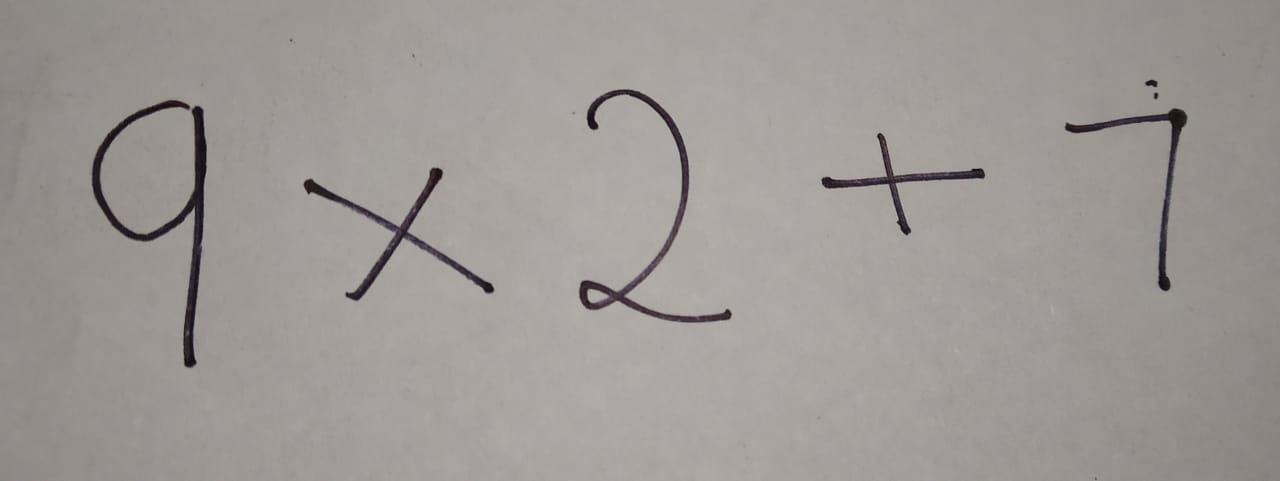
#> input picture numbers1.jpg, 1280 x 481 px
$ jupyter execute --allow-errors 'Math Eqs.ipynb'
#> lines starting #> are read from the running program, lines starting #| are printed output that depends on the picture; after the words box and inside, x2 and y2 are one past the last pixel; in counts of white or black regions, pixels touching at a corner belong together
[cell 1]
import tensorflow as tf
import cv2
import numpy as np
import matplotlib.pyplot as plt

[cell 2]
# Function to remove any unnecessory small blobs
def remove_small_contours(rects):
    for i, (x,y,w,h) in enumerate(rects):
        if w*h < 50 :
            rects.pop(i)
    return rects

[cell 3]
def label(one_hot_arr):
    labels = '+ - 0 1 2 3 4 5 6 7 8 9 / *'.split()
    index = np.argmax(one_hot_arr)
    return labels[index]

[cell 4]
img = cv2.imread("numbers1.jpg")
#> img is the input picture: shape (481, 1280, 3); mean B, G, R 149.6, 152.8, 158.3
img = cv2.resize(img, (256,256), interpolation=cv2.INTER_AREA)
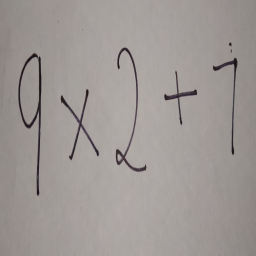
#> img: shape (256, 256, 3); mean B, G, R 149.6, 152.8, 158.3
gray = cv2.cvtColor(img, cv2.COLOR_BGR2GRAY)

# The images in the dataset have white background and black color for the digtis
# However its much more efficient to find contours on an image with BLACK BACKGROUND
# so we threshold the image in both BINARY(black img, white bg) and BINARY_INV(white img, black bg) and
# detect contours on "threshInv" and perform model prediction on "thresh"
_, threshInv = cv2.threshold(gray, 120, 255, cv2.THRESH_BINARY_INV)
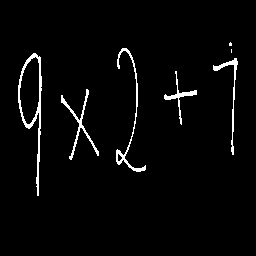
#> threshInv: shape (256, 256); 2.9% white in thin lines or dots, all inside (x1, y1, x2, y2) = (18, 42, 238, 196)
_, thresh = cv2.threshold(gray,120, 255, cv2.THRESH_BINARY)
contours, _ = cv2.findContours(threshInv, cv2.RETR_EXTERNAL, cv2.CHAIN_APPROX_SIMPLE)
#> contours = 7 contours, 2 with area under 20; largest, box (x1, y1, x2, y2) and area: (18, 53, 42, 196) 1404, (116, 48, 146, 172) 256, (61, 89, 99, 160) 218, (213, 58, 238, 155) 162, (164, 71, 197, 125) 145

preprocessed_digits = []

# Put all the rectangle coordinates of the contours in a list
rects = []
for c in contours:
    rects.append(cv2.boundingRect(c))
#> this loop made 7 passes
#> c on pass 5: [[231, 49], [231, 52]]
#> after the loop, rects = [(61, 89, 38, 71), (164, 71, 33, 54), (213, 58, 25, 97), (18, 53, 24, 143), (231, 49, 1, 4), (116, 48, 30, 124), (229, 42, 3, 4)]

# remove small blobs if any
processed_contours = remove_small_contours(rects)
#> the loop in remove_small_contours, `for i, (x,y,w,h) in enumerate(rects):` made 6 passes
#> after the loop in remove_small_contours, `for i, (x,y,w,h) in enumerate(rects):`: rects = [(61, 89, 38, 71), (164, 71, 33, 54), (213, 58, 25, 97), (18, 53, 24, 143), (116, 48, 30, 124)]
#> processed_contours has the same summary as rects in remove_small_contours
# sort the contours from left to right so that the model predicts the digtis/operators in order
sorted_contours = sorted(processed_contours)
#> sorted_contours = [(18, 53, 24, 143), (61, 89, 38, 71), (116, 48, 30, 124), (164, 71, 33, 54), (213, 58, 25, 97)]

for (x,y,w,h) in sorted_contours:
    cv2.rectangle(img, (x,y), (x+w,y+h), (0,255,0), 2)
    # extract the digit
    digit = thresh[y:y+h, x:x+w]
    # pad some white pixels to the extracted image for better prediction results
    resized_digit = cv2.resize(digit, (26,26), interpolation=cv2.INTER_AREA)
    padded_digit = np.pad(resized_digit, ((3,3),(3,3)), mode='constant', constant_values=255)

    preprocessed_digits.append(padded_digit)
#> this loop made 5 passes
#> pass 1, `digit = thresh[y:y+h, x:x+w]`:
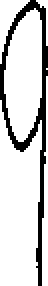
#> digit: shape (143, 24) (shown 2 times larger); 82.3% white; black in thin lines or dots
#> pass 1, `resized_digit = cv2.resize(digit, (26,26), interpolation=cv2.INTER_AREA)`:
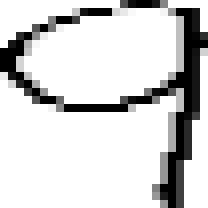
#> resized_digit: shape (26, 26) (shown 8 times larger); min 0, max 255, mean 210.5
#> pass 1, `padded_digit = np.pad(resized_digit, ((3,3),(3,3)), mode='constant', c..`:
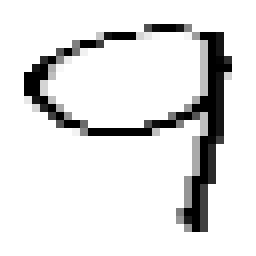
#> padded_digit: shape (32, 32) (shown 8 times larger); min 0, max 255, mean 225.6
#> pass 2, `digit = thresh[y:y+h, x:x+w]`:
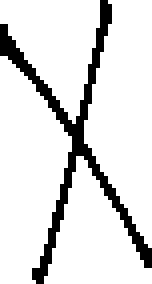
#> digit: shape (71, 38) (shown 4 times larger); 87.2% white; black in thin lines or dots
#> after the loop:
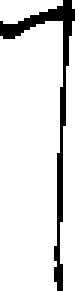
#> digit: shape (97, 25) (shown 3 times larger); 88.5% white; 1 black region, box (x1, y1, x2, y2) and area: (0, 0, 25, 97) 280
#> after the loop:
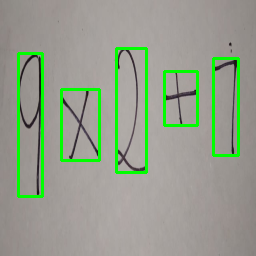
#> img: shape (256, 256, 3); 5.82% of pixels changed, all inside (x1, y1, x2, y2) = (17, 47, 240, 198)
#> after the loop:
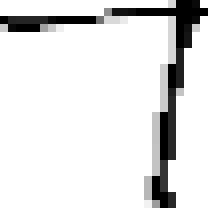
#> resized_digit: shape (26, 26) (shown 8 times larger); min 0, max 255, mean 225.6
#> after the loop, preprocessed_digits = 5 items

cv2.imshow("img", img)
cv2.imshow("threshInv", threshInv)
cv2.waitKey(0)
cv2.destroyAllWindows()

$ run again, with numbers2.jpg copied over numbers1.jpg
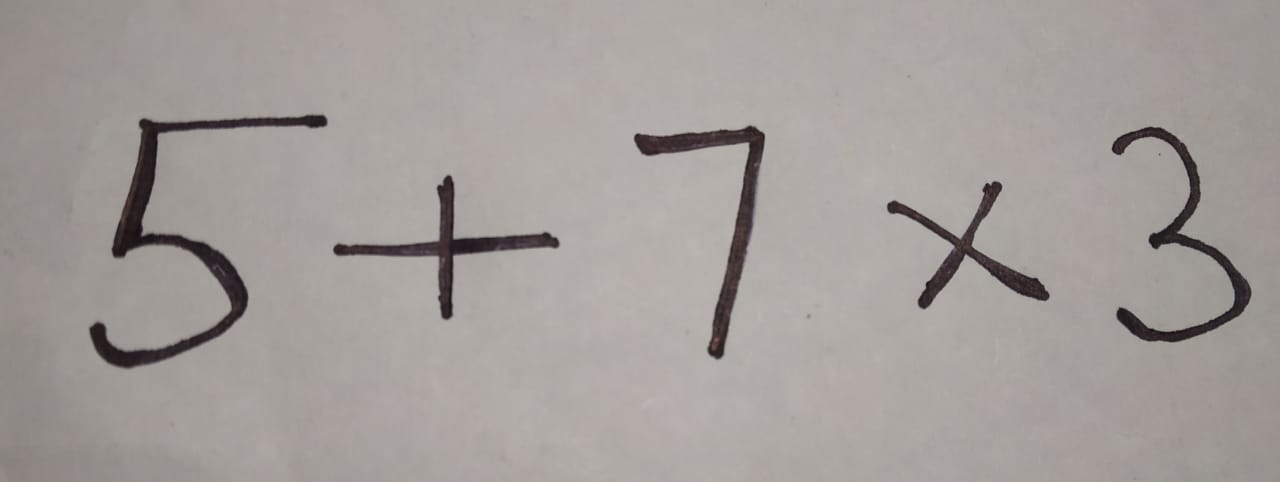
#> input picture numbers2.jpg, 1280 x 482 px
#> img is the input picture: shape (482, 1280, 3); mean B, G, R 154.3, 157.7, 163.4
#> `_, threshInv = cv2.threshold(gray, 120, 255, cv2.THRESH_BINARY_INV)`:
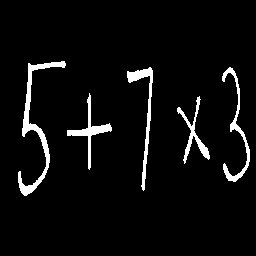
#> threshInv: shape (256, 256); 4.9% white; 5 white regions, box (x1, y1, x2, y2) and area: (18, 61, 66, 196) 1044, (127, 67, 153, 191) 607, (222, 67, 250, 182) 570, (67, 93, 112, 170) 522, (177, 96, 210, 164) 448
#> thresh: shape (256, 256); 95.1% white; 5 black regions
#> contours = 5 contours; box (x1, y1, x2, y2) and area: (18, 61, 66, 196) 842, (127, 67, 153, 191) 460, (222, 67, 250, 182) 420, (67, 93, 112, 170) 408, (177, 96, 210, 164) 334
#> the loop `for c in contours:` made 5 passes
#> after the loop `for c in contours:`: rects = [(177, 96, 33, 68), (67, 93, 45, 77), (222, 67, 28, 115), (127, 67, 26, 124), (18, 61, 48, 135)]
#> the loop in remove_small_contours, `for i, (x,y,w,h) in enumerate(rects):` made 5 passes
#> processed_contours has the same summary as rects
#> sorted_contours = [(18, 61, 48, 135), (67, 93, 45, 77), (127, 67, 26, 124), (177, 96, 33, 68), (222, 67, 28, 115)]
#> the loop `for (x,y,w,h) in sorted_contours:` made 5 passes
#> after the loop `for (x,y,w,h) in sorted_contours:`:
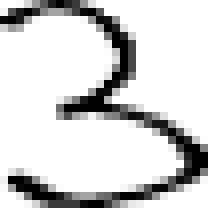
#> resized_digit: shape (26, 26) (shown 8 times larger); min 0, max 255, mean 209.9
#> after the loop `for (x,y,w,h) in sorted_contours:`: preprocessed_digits = 5 items

$ run again, with numbers3.jpg copied over numbers1.jpg
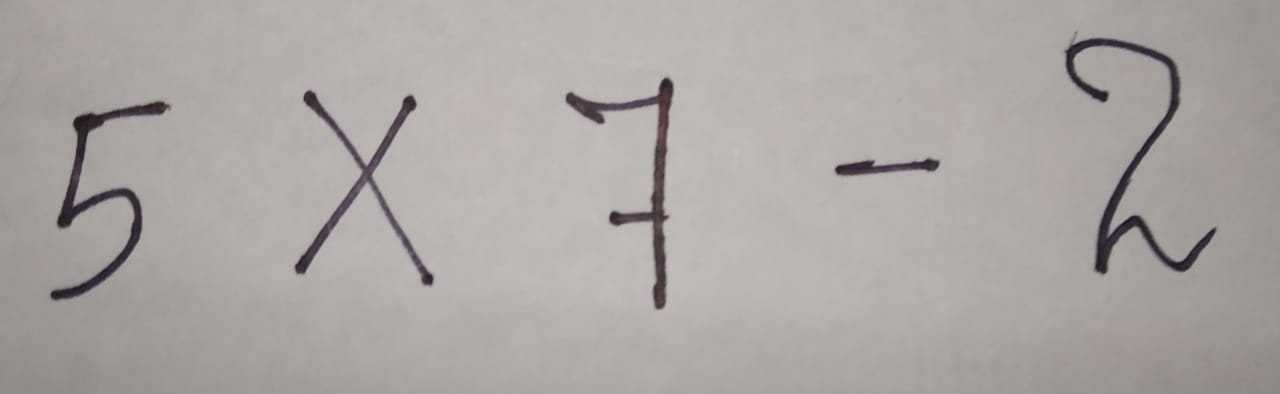
#> input picture numbers3.jpg, 1280 x 394 px
#> img is the input picture: shape (394, 1280, 3); mean B, G, R 163.7, 166.4, 171.7
#> `_, threshInv = cv2.threshold(gray, 120, 255, cv2.THRESH_BINARY_INV)`:
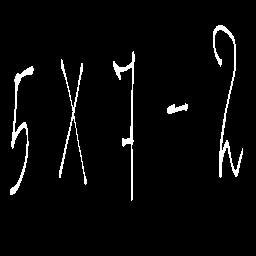
#> threshInv: shape (256, 256); 3.6% white; 5 white regions, box (x1, y1, x2, y2) and area: (213, 25, 243, 178) 708, (10, 66, 34, 195) 570, (113, 51, 135, 201) 503, (59, 59, 87, 185) 433, (167, 103, 188, 114) 131
#> thresh: shape (256, 256); 96.4% white; 5 black regions
#> contours = 5 contours; box (x1, y1, x2, y2) and area: (213, 25, 243, 178) 450, (10, 66, 34, 195) 399, (113, 51, 135, 201) 318, (59, 59, 87, 185) 203, (167, 103, 188, 114) 104
#> the loop `for c in contours:` made 5 passes
#> after the loop `for c in contours:`: rects = [(167, 103, 21, 11), (10, 66, 24, 129), (59, 59, 28, 126), (113, 51, 22, 150), (213, 25, 30, 153)]
#> the loop in remove_small_contours, `for i, (x,y,w,h) in enumerate(rects):` made 5 passes
#> processed_contours has the same summary as rects
#> sorted_contours = [(10, 66, 24, 129), (59, 59, 28, 126), (113, 51, 22, 150), (167, 103, 21, 11), (213, 25, 30, 153)]
#> the loop `for (x,y,w,h) in sorted_contours:` made 5 passes
#> after the loop `for (x,y,w,h) in sorted_contours:`:
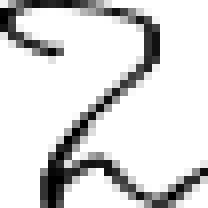
#> resized_digit: shape (26, 26) (shown 8 times larger); min 0, max 255, mean 215.7
#> after the loop `for (x,y,w,h) in sorted_contours:`: preprocessed_digits = 5 items
